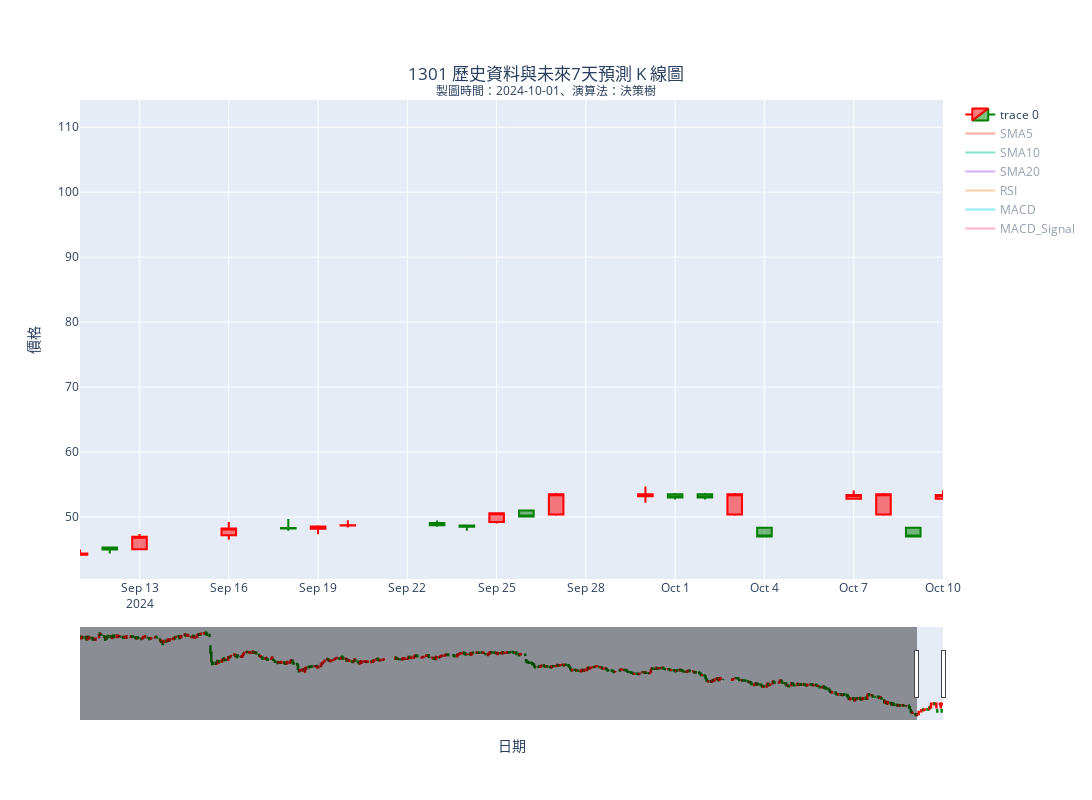

Notebook code for this chart:
### Markdown cell above
#### 3-4. 繪製預測資料圖表：決策樹

### Code cell
combined_data_dt = pd.concat([current_data, future_df_dt], ignore_index=True)
plot_closing_price(combined_data_dt, f'{target_code} future price {predict_days} day prediction', f'time: {datetime.datetime.now().strftime("%Y-%m-%d")}, algorithm: decision tree')
plot_combined_candlestick(combined_data_dt, f'{target_code} 歷史資料與未來{predict_days}天預測 K 線圖', f'製圖時間：{datetime.datetime.now().strftime("%Y-%m-%d")}、演算法：決策樹')

### Figure 1 — Plotly figure (JSON) as saved in the notebook; plotly's stock layout.template omitted (floating-point values rounded to 4 significant figures; data arrays with more than 128 entries replaced by an {"elided": "..."} marker saying what was removed)
{"data": [{"close": {"elided": "654 float values"}, "decreasing": {"line": {"color": "green"}}, "high": {"elided": "654 float values"}, "increasing": {"line": {"color": "red"}}, "low": {"elided": "654 float values"}, "open": {"elided": "654 float values"}, "type": "candlestick", "x": {"elided": "654 str values"}}, {"mode": "lines", "name": "SMA5", "type": "scatter", "visible": "legendonly", "x": {"elided": "654 str values"}, "y": {"elided": "654 float values"}}, {"mode": "lines", "name": "SMA10", "type": "scatter", "visible": "legendonly", "x": {"elided": "654 str values"}, "y": {"elided": "654 float values"}}, {"mode": "lines", "name": "SMA20", "type": "scatter", "visible": "legendonly", "x": {"elided": "654 str values"}, "y": {"elided": "654 float values"}}, {"mode": "lines", "name": "RSI", "type": "scatter", "visible": "legendonly", "x": {"elided": "654 str values"}, "y": {"elided": "654 float values"}}, {"mode": "lines", "name": "MACD", "type": "scatter", "visible": "legendonly", "x": {"elided": "654 str values"}, "y": {"elided": "654 float values"}}, {"mode": "lines", "name": "MACD_Signal", "type": "scatter", "visible": "legendonly", "x": {"elided": "654 str values"}, "y": {"elided": "654 float values"}}], "layout": {"height": 800, "title": {"text": "1301 歷史資料與未來7天預測 K 線圖<br><sup>製圖時間：2024-10-01、演算法：決策樹</sup>", "x": 0.5, "xanchor": "center", "y": 0.9, "yanchor": "top"}, "width": 1200, "xaxis": {"range": ["2024-09-11", "2024-10-10T00:00:00"], "title": {"text": "日期"}}, "yaxis": {"autorange": true, "title": {"text": "價格"}}}}
